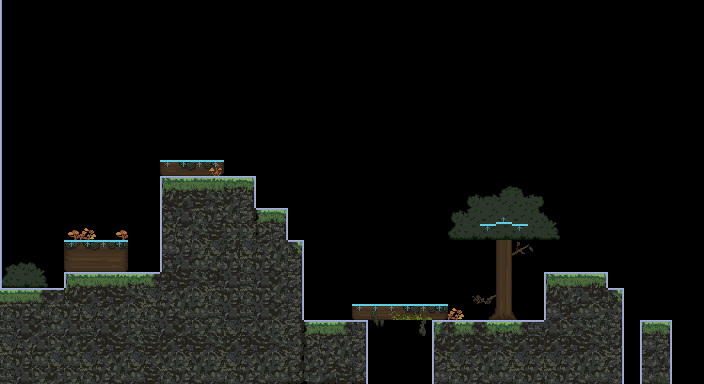

This game map was drawn from its Tiled (.tmx) file and the tilesets committed beside it. A one-line description and the trimmed map source follow:
An orthogonal 44x24 tile map with 16x16 px tiles, 4 tile layers (bg, bg_detail, bg_detail 2, collision), 3 tilesets.

<map version="1.2" tiledversion="1.3.1" orientation="orthogonal" renderorder="right-down" compressionlevel="0" width="44" height="24" tilewidth="16" tileheight="16" infinite="0" nextlayerid="6" nextobjectid="1">
 <editorsettings>
  <export target="TestMap.csv" format="csv" />
 </editorsettings>
 <tileset firstgid="1" name="GroundSheet1" tilewidth="16" tileheight="16" tilecount="60" columns="6">
  <image source="../tiles/GroundSheet1.png" width="96" height="160" />
 </tileset>
 <tileset firstgid="61" name="TreeSheet1" tilewidth="16" tileheight="16" tilecount="156" columns="13">
  <image source="../tiles/TreeSheet1.png" width="208" height="192" />
 </tileset>
 <tileset firstgid="217" name="CollisionSheet" tilewidth="16" tileheight="16" tilecount="54" columns="6">
  <image source="../tiles/CollisionSheet.png" width="96" height="144" />
 </tileset>
 <layer id="1" name="bg" width="44" height="24">
  <data>[1056 cells, 279 non-empty, 59 distinct tile ids]</data>
 </layer>
 <layer id="2" name="bg_detail" width="44" height="24">
  <data>[1056 cells, 29 non-empty, 25 distinct tile ids]</data>
 </layer>
 <layer id="5" name="bg_detail 2" width="44" height="24">
  <data>[1056 cells, 23 non-empty, 15 distinct tile ids]</data>
 </layer>
 <layer id="4" name="collision" width="44" height="24">
  <data>[1056 cells, 102 non-empty, 7 distinct tile ids]</data>
 </layer>
</map>